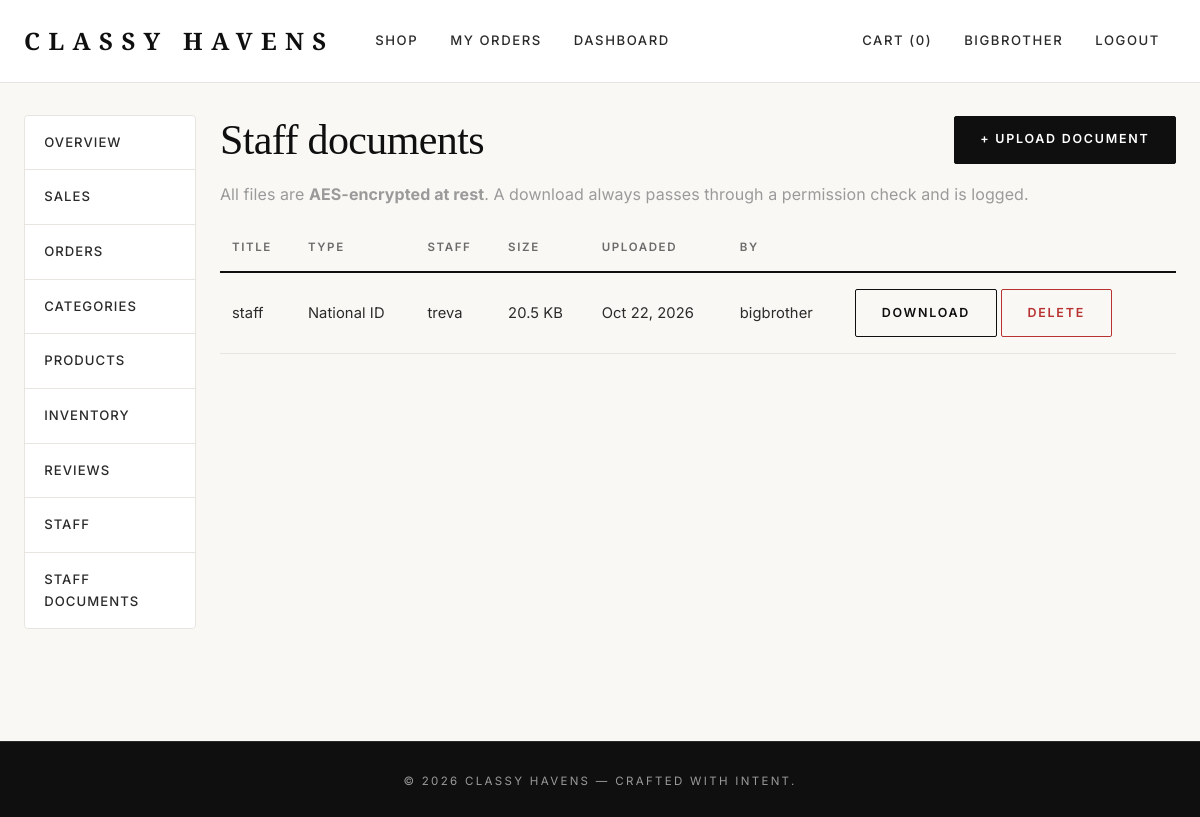
The page /dashboard/staff-documents/ (signed in) on the database its author committed.
### accounts/models.py (models this page shows, shortened)
class CustomUser(AbstractUser):
    class Roles(models.TextChoices):
        CUSTOMER = "customer", "Customer"
        STAFF    = "staff",    "Staff"
        MANAGER  = "manager",  "Manager"
        ADMIN    = "admin",    "Admin"
    role = models.CharField(max_length=20, choices=Roles.choices,
                            default=Roles.CUSTOMER)
    phone = models.CharField(max_length=20, blank=True)
    avatar = models.ImageField(
        upload_to="avatars/%Y/%m/", blank=True, null=True,
        help_text="Optional profile picture (JPEG, PNG, WebP).",
    )
    @property
    def is_staff_member(self):
        return (
            self.is_superuser
            or self.is_staff
            or self.role in (self.Roles.STAFF, self.Roles.MANAGER, self.Roles.ADMIN)
        )

class StaffDocument(models.Model):
    class DocumentType(models.TextChoices):
        HIGH_SCHOOL = "high_school", "High School Certificate"
        UNIVERSITY  = "university",  "University Degree"
        NATIONAL_ID = "national_id", "National ID"
        PASSPORT    = "passport",    "International Passport"
        TAX_ID      = "tax_id",      "Tax Identification"
        OTHER       = "other",       "Other"
    user = models.ForeignKey(
        settings.AUTH_USER_MODEL, on_delete=models.CASCADE,
        related_name="documents",
    )
    document_type = models.CharField(max_length=30,
                                     choices=DocumentType.choices)
    title = models.CharField(max_length=200)
    original_filename = models.CharField(max_length=255)
    content_type = models.CharField(max_length=120)
    file_size = models.PositiveIntegerField()
    encrypted_data = models.BinaryField()
    salt = models.BinaryField()
    uploaded_by = models.ForeignKey(
        settings.AUTH_USER_MODEL, on_delete=models.PROTECT,
        related_name="uploaded_documents",
    )
    created_at = models.DateTimeField(auto_now_add=True)
    class Meta:
        ordering = ["-created_at"]

### dashboard/views.py (the view)
# urls.py: path("staff-documents/", views.StaffDocumentListView.as_view(), name="staff_documents"),
class StaffDocumentListView(StaffRequiredMixin, PermissionRequiredMixin, ListView):
    permission_required = "accounts.view_staffdocument"
    template_name = "dashboard/staff_documents.html"
    context_object_name = "documents"
    paginate_by = 50
    def get_queryset(self):
        qs = StaffDocument.objects.select_related("user", "uploaded_by")
        if not (self.request.user.is_superuser
                or self.request.user.role in ("manager", "admin")):
            qs = qs.filter(user=self.request.user)
        return qs.order_by("-created_at")

### cart/cart.py (called while the page is built)
    def __len__(self):
        return sum(item["quantity"] for item in self.cart.values())

    def total_quantity(self):
        return len(self)

### cart/context_processors.py (called while the page is built)
def cart(request):
    return {"cart": Cart(request)}

### config/context_processors.py (called while the page is built)
def currency(request):
    return {
        "CURRENCY_CODE": settings.CURRENCY_CODE,
        "CURRENCY_SYMBOL": settings.CURRENCY_SYMBOL,
    }

### dashboard/views.py (called while the page is built)
    def dispatch(self, request, *args, **kwargs):
        if not request.user.is_authenticated:
            return super().dispatch(request, *args, **kwargs)
        if not request.user.is_staff_member:
            messages.error(request, "Staff access required.")
            return redirect("catalog:product_list")
        return super().dispatch(request, *args, **kwargs)

### templates/dashboard/staff_documents.html (shortened to what this page needs)
{% extends "dashboard/base.html" %}
{% block dashboard_content %}
<div class="d-flex justify-content-between align-items-center mb-3">
    <h1 class="mb-0">Staff documents</h1>
    {% if perms.accounts.add_staffdocument %}
        <a href="{% url 'dashboard:staff_document_add' %}" class="btn btn-dark">
            + Upload document
        </a>
    {% endif %}
</div>
<p class="text-muted">
    All files are <strong>AES-encrypted at rest</strong>.
    A download always passes through a permission check and is logged.
</p>
<table class="table align-middle">
    <thead>
        <tr>
            <th>Title</th><th>Type</th><th>Staff</th><th>Size</th>
            <th>Uploaded</th><th>By</th><th></th>
        </tr>
    </thead>
    <tbody>
        {% for d in documents %}
        <tr>
            <td>{{ d.title }}</td>
            <td>{{ d.get_document_type_display }}</td>
            <td>{{ d.user.username }}</td>
            <td>{{ d.file_size|filesizeformat }}</td>
            <td>{{ d.created_at|date:"M d, Y" }}</td>
            <td>{{ d.uploaded_by.username }}</td>
            <td>
                <a href="{% url 'dashboard:staff_document_download' d.pk %}"
                   class="btn btn-sm btn-outline-dark">Download</a>
                {% if perms.accounts.delete_staffdocument %}
                <form method="post"
                      action="{% url 'dashboard:staff_document_delete' d.pk %}"
                      style="display:inline"
                      onsubmit="return confirm('Delete this document permanently?')">
                    <button class="btn btn-sm btn-outline-danger">Delete</button>
                </form>
                {% endif %}
            </td>
        </tr>
        {% empty %}
            <tr><td colspan="7" class="text-muted">No documents uploaded yet.</td></tr>
        {% endfor %}
    </tbody>
</table>
{% endblock %}

### templates/base.html (shortened to what this page needs)
{% load static %}
<!doctype html>
<html lang="en">
<head>
    <link href="https://cdn.jsdelivr.net/npm/bootstrap@5.3.3/dist/css/bootstrap.min.css" rel="stylesheet">
    <link rel="stylesheet" href="{% static 'css/style.css' %}">
</head>
<body class="d-flex flex-column min-vh-100">
<nav class="navbar navbar-expand-lg">
    <div class="container">
        <a class="navbar-brand" href="{% url 'catalog:product_list' %}">Classy&nbsp;Havens</a>
        <div class="collapse navbar-collapse" id="nav">
            <ul class="navbar-nav me-auto">
                <li class="nav-item"><a class="nav-link" href="{% url 'catalog:product_list' %}">Shop</a></li>
                {% if user.is_authenticated %}
                    <li class="nav-item"><a class="nav-link" href="{% url 'orders:order_list' %}">My Orders</a></li>
                {% endif %}
                {% if user.is_staff_member %}
                    <li class="nav-item"><a class="nav-link" href="{% url 'dashboard:index' %}">Dashboard</a></li>
                {% endif %}
            </ul>
            <ul class="navbar-nav align-items-lg-center">
                <li class="nav-item">
                    <a class="nav-link" href="{% url 'cart:cart_detail' %}">Cart ({{ cart.total_quantity }})</a>
                </li>
                {% if user.is_authenticated %}
                    <li class="nav-item"><a class="nav-link" href="{% url 'accounts:profile' %}">{{ user.username }}</a></li>
                    <li class="nav-item"><a class="nav-link" href="{% url 'accounts:logout' %}">Logout</a></li>
                {% else %}
                    <li class="nav-item"><a class="nav-link" href="{% url 'accounts:login' %}">Login</a></li>
                    <li class="nav-item"><a class="nav-link" href="{% url 'accounts:register' %}">Register</a></li>
                {% endif %}
            </ul>
        </div>
    </div>
</nav>
<main class="flex-grow-1">
    <div class="container">
        {% block content %}{% endblock %}
    </div>
</main>
<footer class="mt-5 py-4">
    <div class="container text-center">
        <small>&copy; {% now "Y" %} Classy Havens — Crafted with intent.</small>
    </div>
</footer>
</body>
</html>

### static/css/style.css (style rules this page uses)
:root { --ch-black: #0f0f0f; --ch-charcoal: #2a2a2a; --ch-gray: #6b6b6b; --ch-muted: #9a9a9a; --ch-cream: #faf8f5; --ch-cream-alt: #f3efe9; --ch-white: #ffffff; --ch-border: #e8e5e0; --ch-gold: #c9a961; --ch-gold-dark: #a88a4a; --ch-danger: #b83232; --ch-success: #2f7a4d; --font-display: 'Playfair Display', Georgia, 'Times New Roman', serif; --font-body: 'Inter', -apple-system, BlinkMacSystemFont, 'Segoe UI', sans-serif; --shadow-sm: 0 1px 2px rgba(15,15,15,0.05); --shadow-md: 0 8px 24px rgba(15,15,15,0.07); --shadow-lg: 0 20px 48px rgba(15,15,15,0.10); --radius-sm: 2px; --radius: 4px; --radius-lg: 8px; }
* { box-sizing: border-box; }
html { scroll-behavior: smooth; }
body { margin: 0; font-family: var(--font-body); font-weight: 400; color: var(--ch-black); background-color: var(--ch-cream); line-height: 1.65; letter-spacing: 0.005em; -webkit-font-smoothing: antialiased; -moz-osx-font-smoothing: grayscale; }
h1, h2, h3, h4, h5, h6, .display { font-family: var(--font-display); font-weight: 500; letter-spacing: -0.015em; color: var(--ch-black); line-height: 1.2; }
h1 { font-size: clamp(2rem, 3.5vw, 3rem); margin-bottom: 1.25rem; }
a { color: var(--ch-black); text-decoration: none; transition: color .2s ease; }
p { color: var(--ch-charcoal); }
small, .text-muted { color: var(--ch-muted) !important; }
.container { max-width: 1240px; padding-left: 1.5rem; padding-right: 1.5rem; }
main { padding-top: 2rem; padding-bottom: 4rem; }
.navbar { background: var(--ch-white) !important; border-bottom: 1px solid var(--ch-border); padding: 1rem 0; position: sticky; top: 0; z-index: 1000; backdrop-filter: saturate(180%) blur(10px); }
.navbar-brand { font-family: var(--font-display); font-weight: 700; font-size: 1.5rem; letter-spacing: 0.35em; color: var(--ch-black) !important; padding-right: 0.35em; text-transform: uppercase; }
.navbar-nav .nav-link { font-family: var(--font-body); font-size: 0.82rem; font-weight: 500; letter-spacing: 0.12em; text-transform: uppercase; color: var(--ch-charcoal) !important; padding: 0.5rem 1rem !important; transition: color .2s ease; }
.btn { font-family: var(--font-body); font-size: 0.78rem; font-weight: 600; letter-spacing: 0.14em; text-transform: uppercase; border-radius: var(--radius-sm); padding: 0.85rem 1.6rem; transition: all .25s ease; border-width: 1px; }
.btn-dark { background: var(--ch-black); border-color: var(--ch-black); color: var(--ch-white); }
.btn-outline-dark { color: var(--ch-black); border-color: var(--ch-black); background: transparent; }
.btn-outline-danger { color: var(--ch-danger); border-color: var(--ch-danger); }
.table { --bs-table-bg: transparent; --bs-table-border-color: var(--ch-border); font-size: 0.92rem; border-color: var(--ch-border); }
.table thead th { font-family: var(--font-body); font-size: 0.72rem; font-weight: 600; letter-spacing: 0.14em; text-transform: uppercase; color: var(--ch-gray); border-bottom: 2px solid var(--ch-black); padding: 0.9rem 0.75rem; background: transparent; }
.table tbody td { padding: 1rem 0.75rem; vertical-align: middle; border-bottom: 1px solid var(--ch-border); color: var(--ch-charcoal); }
.nav-link { color: var(--ch-charcoal); font-size: 0.88rem; font-weight: 500; letter-spacing: 0.08em; text-transform: uppercase; }
footer { background: var(--ch-black) !important; color: var(--ch-muted); padding: 2.5rem 0 !important; margin-top: 5rem; border-top: 1px solid var(--ch-charcoal); }
footer small { letter-spacing: 0.2em; text-transform: uppercase; font-size: 0.72rem; color: var(--ch-muted); }

### rows shown on the page
CustomUser: username "BIGBROTHER"
StaffDocument: title "staff", document_type "National ID", user.username "treva", file_size|filesizeformat "20.5 KB", created_at "Oct 22, 2026", uploaded_by.username "bigbrother"

### other values the page prints
{{ cart.total_quantity }} "0"
